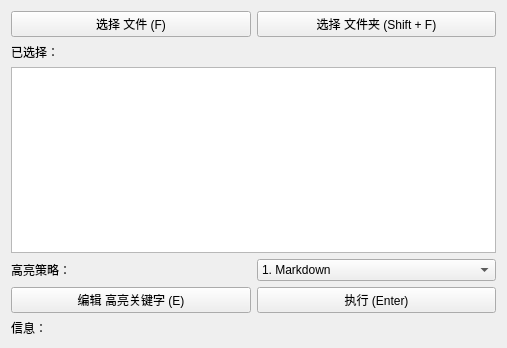
<?xml version="1.0" encoding="UTF-8"?>
<ui version="4.0">
 <class>Form</class>
 <widget class="QWidget" name="Form">
  <property name="geometry">
   <rect>
    <x>0</x>
    <y>0</y>
    <width>507</width>
    <height>348</height>
   </rect>
  </property>
  <property name="windowTitle">
   <string>HIGHTLIGHT KEYWORDS</string>
  </property>
  <layout class="QVBoxLayout" name="verticalLayout_4">
   <item>
    <layout class="QVBoxLayout" name="verticalLayout">
     <item>
      <layout class="QHBoxLayout" name="horizontalLayout">
       <item>
        <widget class="QPushButton" name="pushButton_select_file">
         <property name="text">
          <string>选择 文件 (F)</string>
         </property>
         <property name="shortcut">
          <string>F</string>
         </property>
        </widget>
       </item>
       <item>
        <widget class="QPushButton" name="pushButton_select_folder">
         <property name="text">
          <string>选择 文件夹 (Shift + F)</string>
         </property>
         <property name="shortcut">
          <string>Shift+F</string>
         </property>
        </widget>
       </item>
      </layout>
     </item>
    </layout>
   </item>
   <item>
    <layout class="QVBoxLayout" name="verticalLayout_3">
     <item>
      <widget class="QLabel" name="label_selected_path">
       <property name="text">
        <string>已选择：</string>
       </property>
      </widget>
     </item>
     <item>
      <widget class="QPlainTextEdit" name="plainTextEdit_selected_path">
       <property name="sizePolicy">
        <sizepolicy hsizetype="Expanding" vsizetype="Minimum">
         <horstretch>0</horstretch>
         <verstretch>0</verstretch>
        </sizepolicy>
       </property>
       <property name="minimumSize">
        <size>
         <width>0</width>
         <height>50</height>
        </size>
       </property>
       <property name="maximumSize">
        <size>
         <width>16777215</width>
         <height>16777215</height>
        </size>
       </property>
       <property name="readOnly">
        <bool>true</bool>
       </property>
      </widget>
     </item>
    </layout>
   </item>
   <item>
    <layout class="QHBoxLayout" name="horizontalLayout_2">
     <item>
      <widget class="QLabel" name="label_strategy">
       <property name="text">
        <string>高亮策略：</string>
       </property>
      </widget>
     </item>
     <item>
      <widget class="QComboBox" name="comboBox_strategy">
       <item>
        <property name="text">
         <string>1. Markdown</string>
        </property>
       </item>
       <item>
        <property name="text">
         <string>2. Text</string>
        </property>
       </item>
       <item>
        <property name="text">
         <string>3. HTML</string>
        </property>
       </item>
      </widget>
     </item>
    </layout>
   </item>
   <item>
    <layout class="QHBoxLayout" name="horizontalLayout_3">
     <item>
      <widget class="QPushButton" name="pushButton_edit_keywords">
       <property name="text">
        <string>编辑 高亮关键字 (E)</string>
       </property>
       <property name="shortcut">
        <string>E</string>
       </property>
      </widget>
     </item>
     <item>
      <widget class="QPushButton" name="pushButton_execute">
       <property name="minimumSize">
        <size>
         <width>0</width>
         <height>0</height>
        </size>
       </property>
       <property name="text">
        <string>执行 (Enter)</string>
       </property>
       <property name="shortcut">
        <string>Return</string>
       </property>
      </widget>
     </item>
    </layout>
   </item>
   <item>
    <layout class="QVBoxLayout" name="verticalLayout_2">
     <item>
      <widget class="QLabel" name="label_info">
       <property name="text">
        <string>信息：</string>
       </property>
      </widget>
     </item>
    </layout>
   </item>
  </layout>
 </widget>
 <resources/>
 <connections/>
</ui>
